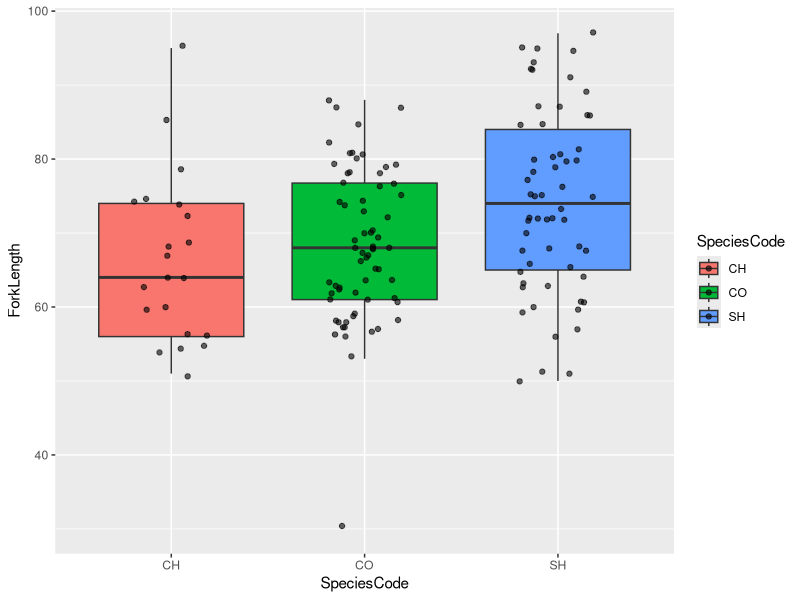
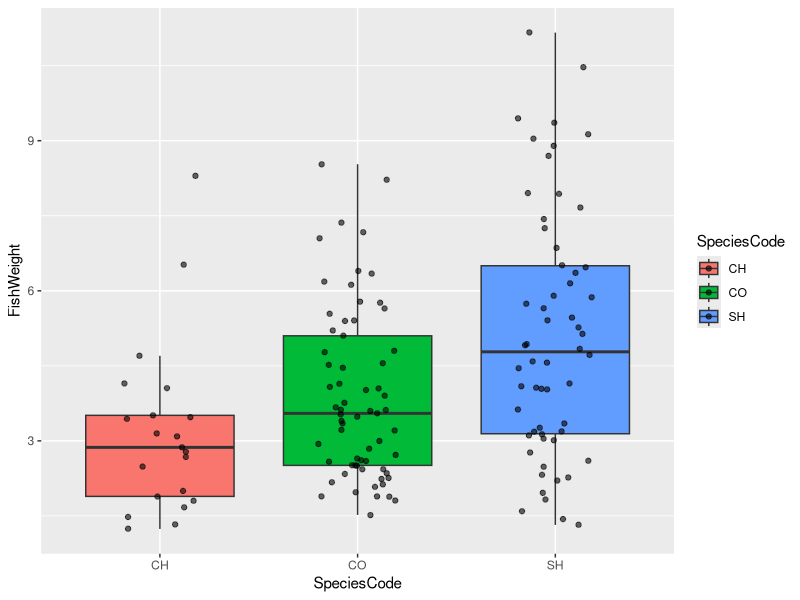
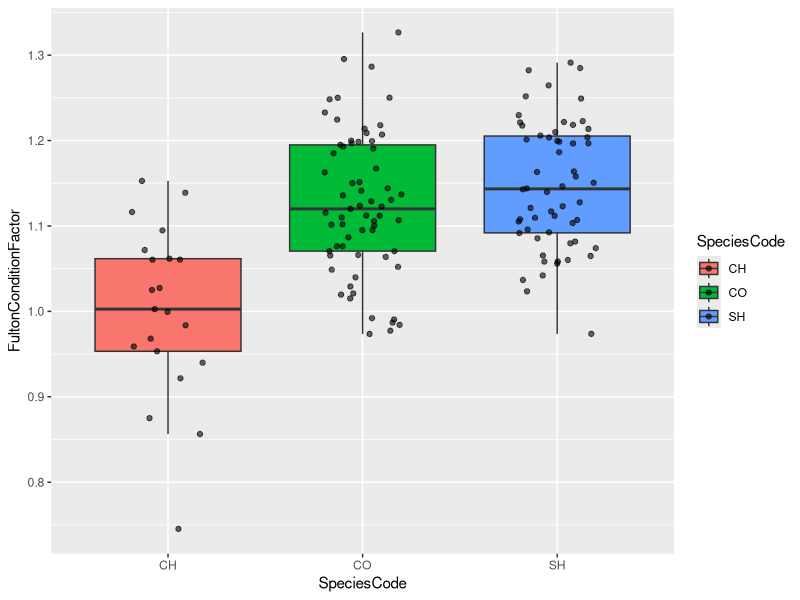
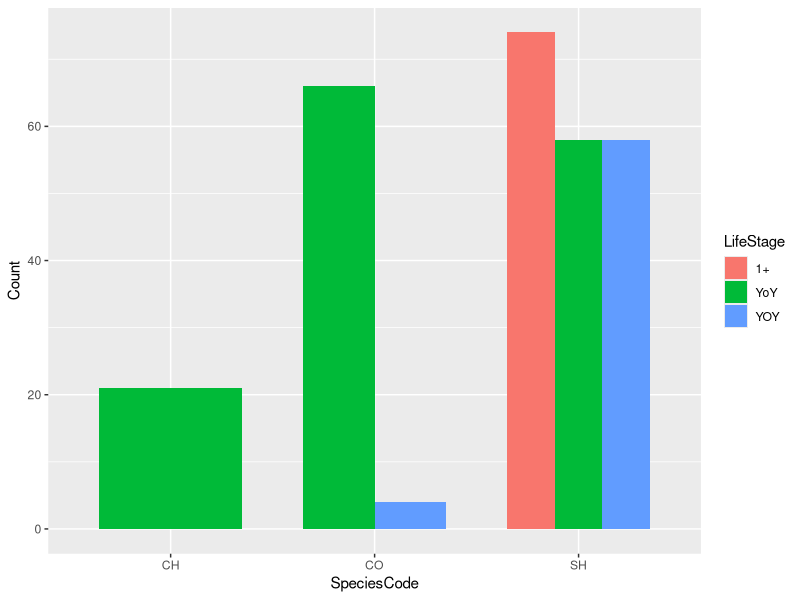
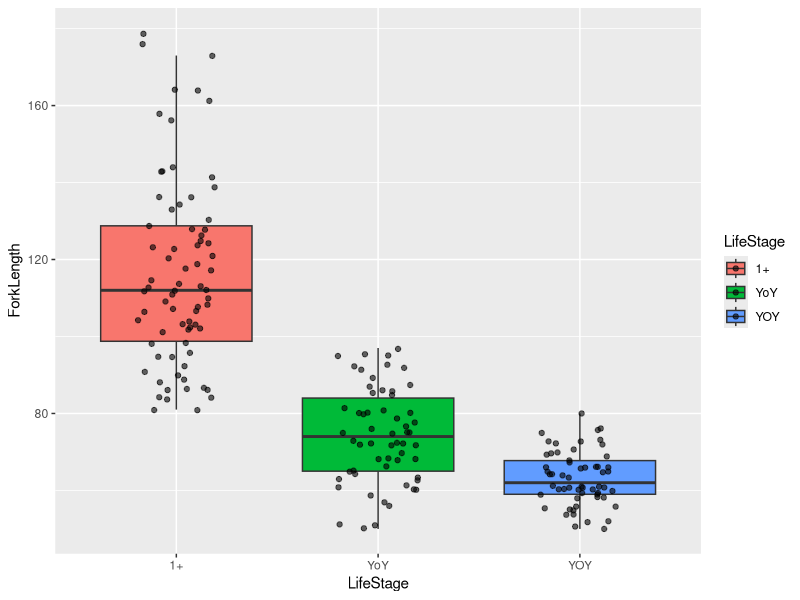
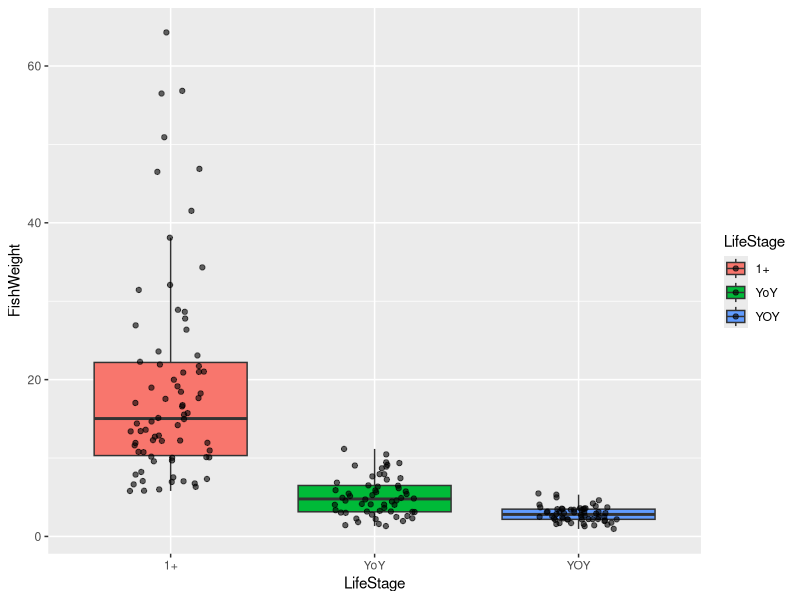
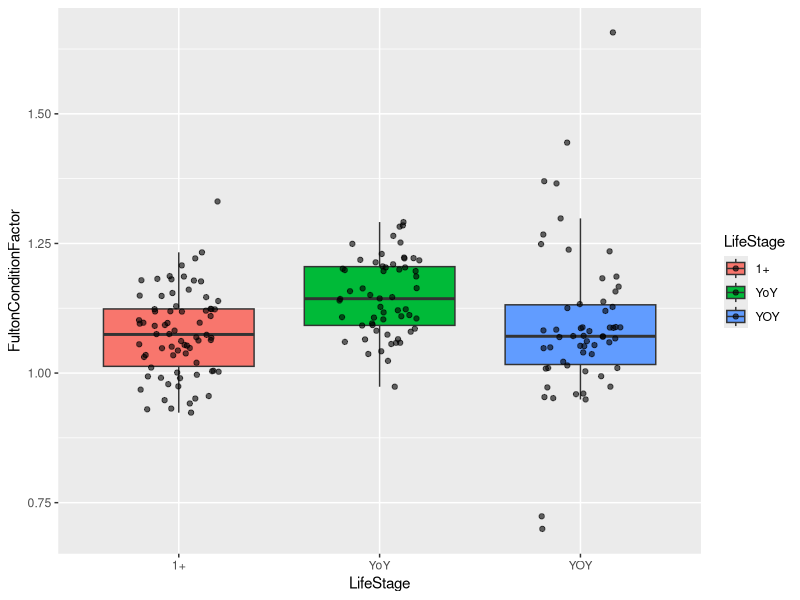
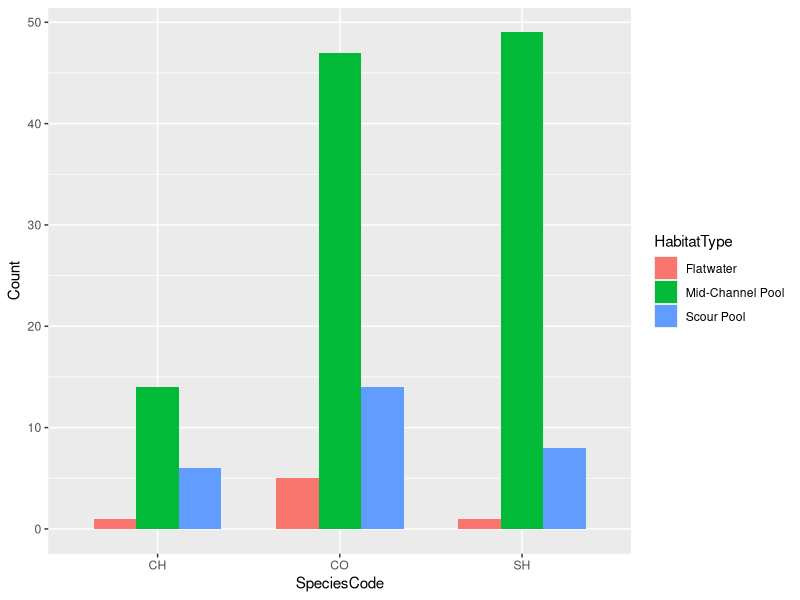

R code for these plots, in order: (Note: this script raises an error after producing the figures.)
# exploratory data analysis of original diet data
# notes:
  # morphometrics - CH fulton condition factor < CO, SH
  # environment - not too much difference in habitat type based on species or life stage
  # nmds - unsuccessful at parsing differences

# Libraries ---------------------------------------------------------------

library(tidyverse)
library(readxl)
library(vegan)
library(ggrepel)

# Calling files -----------------------------------------------------------

diet_data_original <- read.csv("Data/Created_Data/Diet_Data_Original.csv")
diet_data_terrestrial_or_aquatic <- read.csv("Data/Created_Data/Diet_Data_Terrestrial_Or_Aquatic.csv")

# Raw plotting ----------------------------------------------------------------

### morphometrics comparisons

# forklength comparison
ggplot(diet_data_original %>%
         filter(LifeStage %in% c("YoY")),
       aes(x = SpeciesCode, y = ForkLength, fill = SpeciesCode)) +
  geom_boxplot(outlier.shape = NA) +
  geom_jitter(width = 0.2, alpha = 0.6, color = "black")

# fish weight comparison
ggplot(diet_data_original %>%
         filter(LifeStage %in% c("YoY")),
       aes(x= SpeciesCode, y= FishWeight, fill= SpeciesCode))+
  geom_boxplot(outlier.shape = NA) +
  geom_jitter(width = 0.2, alpha = 0.6, color = "black")

# fulton condition factor comparison
ggplot(diet_data_original %>%
         filter(LifeStage %in% c("YoY")),
       aes(x= SpeciesCode, y= FultonConditionFactor, fill= SpeciesCode))+
  geom_boxplot(outlier.shape = NA) +
  geom_jitter(width = 0.2, alpha = 0.6, color = "black")

# life stage comparison
ggplot(diet_data_original %>%
         filter(LifeStage != "NA") %>%
         group_by(SpeciesCode, LifeStage) %>%
         summarize(Count = n()), 
       aes(x = SpeciesCode, y = Count, fill = LifeStage))+
  geom_col(position = "dodge", width = 0.7)

## within SH species comparison

# SH life stage comparison
ggplot(diet_data_original %>%
         filter(SpeciesCode == "SH"), 
       aes(x = LifeStage, y = ForkLength, fill = LifeStage))+
  geom_boxplot(outlier.shape = NA) +
  geom_jitter(width = 0.2, alpha = 0.6, color = "black")

# SH fish weight comparison
ggplot(diet_data_original %>%
         filter(SpeciesCode == "SH"), 
       aes(x = LifeStage, y = FishWeight, fill = LifeStage))+
  geom_boxplot(outlier.shape = NA) +
  geom_jitter(width = 0.2, alpha = 0.6, color = "black")

# SH fulton condition factor comparison
ggplot(diet_data_original %>%
         filter(SpeciesCode == "SH"), 
       aes(x = LifeStage, y = FultonConditionFactor, fill = LifeStage))+
  geom_boxplot(outlier.shape = NA) +
  geom_jitter(width = 0.2, alpha = 0.6, color = "black")

### environmental characteristics

# habitat type comparison 
ggplot(diet_data_original %>%
         filter(LifeStage %in% c("YoY")) %>%
         group_by(SpeciesCode, HabitatType) %>%
         summarize(Count = n()), 
       aes(x = SpeciesCode, y = Count, fill = HabitatType))+
  geom_col(position = "dodge", width = 0.7)

# SH habitat type comparison

ggplot(diet_data_original %>%
         filter(SpeciesCode == "SH") %>%
         group_by(LifeStage, HabitatType) %>%
         summarize(Count = n()), 
       aes(x = LifeStage, y = Count, fill = HabitatType)) + 
  geom_col(position = "dodge", width = 0.7)

### diet comparisons

# diet taxa proportions by species and season

diet_data_original %>%
  filter(LifeStage == "YoY") %>%
  select(SpeciesCode, FieldSeason, 21:37) %>%
  pivot_longer(cols = 3:19, names_to = "Taxa", values_to = "Count") %>%
  group_by(SpeciesCode, Taxa, FieldSeason) %>%
  summarize(Count = sum(Count)) %>%
  ungroup() %>%
  group_by(SpeciesCode, FieldSeason) %>%
  mutate(Total = sum(Count),
         Proportion = Count/Total) %>%
  ggplot(aes(x = SpeciesCode, y = Proportion, fill = Taxa)) +
  geom_col() +
  facet_wrap(~FieldSeason)
  
# SH diet taxa proportions by lifestage

diet_data_original %>%
  filter(SpeciesCode == "SH") %>%
  select(LifeStage, FieldSeason, 21:37) %>%
  pivot_longer(cols = 3:19, names_to = "Taxa", values_to = "Count") %>%
  group_by(LifeStage, Taxa, FieldSeason) %>%
  summarize(Count = sum(Count)) %>%
  ungroup() %>%
  group_by(LifeStage, FieldSeason) %>%
  mutate(Total = sum(Count),
         Proportion = Count/Total) %>%
  ggplot(aes(x = LifeStage, y = Proportion, fill = Taxa)) +
  geom_col()

## aquatic vs. terrestrial comparison

diet_data_terrestrial_or_aquatic %>%
  filter(LifeStage == "YoY") %>%
  select(SpeciesCode, 21:47) %>%
  pivot_longer(cols = 2:28, names_to = "Taxa", values_to = "Count") %>%
  group_by(SpeciesCode, Taxa) %>%
  summarize(Count = sum(Count)) %>%
  left_join(rownames_to_column(diet_taxa_terrestrial_or_aquatic_traits, var = "Taxa") %>% select(Taxa, Terrestrial_or_Aquatic), by = "Taxa") %>%
  group_by(SpeciesCode) %>%
  mutate(Total = sum(Count),
         Proportion = Count/Total) %>%
  ggplot(aes(x = SpeciesCode, y = Proportion, fill = Terrestrial_or_Aquatic)) +
  geom_col()

### data distribution

ggplot(diet_data_original %>% 
         pivot_longer(cols = 21:37, names_to = "Taxa", values_to = "Count"), 
       aes(x = Count)) + 
  geom_histogram(binwidth = 1) + 
  facet_wrap(~Taxa, scales = "free") +
  labs(x = "Gut Lavage Counts", y = "Frequency")
ggsave("Figures/New_Figures/Data_Dispersion.png", width = 14, height = 10)

# nmds --------------------------------------------------------------------

diet_data_empty_stomachs_removed <- diet_data_original %>%
  filter(rowSums(across(21:37), na.rm = TRUE) != 0)

set.seed(451)
NMDS2 <- metaMDS(as.matrix(diet_data_empty_stomachs_removed[,21:37] %>%
                             filter(rowSums(.) != 0)), 
                 distance= "bray", k=2, try=20)
stressplot(NMDS2)
NMDS_point <- as_tibble(NMDS2$points)
NMDS_full <- cbind(diet_data_empty_stomachs_removed[,1:20], NMDS_point)
Prey_points <- NMDS2$species %>% as.data.frame() %>%
  rownames_to_column(var = 'Prey')
#makes the plot 
ggplot() +
  geom_jitter(data = NMDS_full, 
              aes(x= MDS1, y= MDS2, color= SpeciesCode, fill= SpeciesCode),
              size= 3, width = 0.3, height = 0.3)+
  stat_ellipse(data = NMDS_full, 
               aes(x= MDS1, y= MDS2, color= SpeciesCode, fill= SpeciesCode),
               geom= "polygon",
               level= 0.8, alpha= 0.3)+
  geom_text_repel(data = Prey_points,
                  aes(x= MDS1, y= MDS2, label= Prey), 
                  color ="black", family= "Helvetica")+
  labs(title = "")+
  theme_bw()
